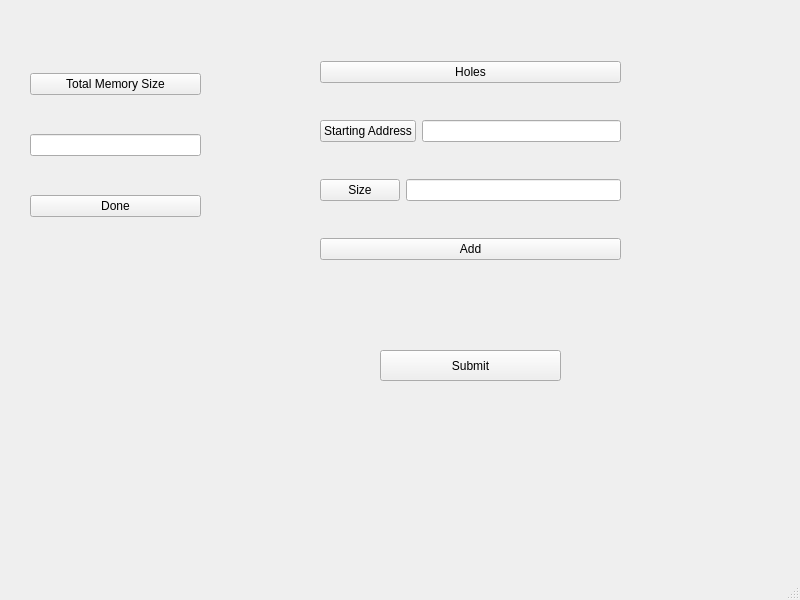
<?xml version="1.0" encoding="UTF-8"?>
<ui version="4.0">
 <class>MainWindow</class>
 <widget class="QMainWindow" name="MainWindow">
  <property name="geometry">
   <rect>
    <x>0</x>
    <y>0</y>
    <width>800</width>
    <height>600</height>
   </rect>
  </property>
  <property name="windowTitle">
   <string>MainWindow</string>
  </property>
  <widget class="QWidget" name="centralwidget">
   <widget class="QPushButton" name="submit">
    <property name="geometry">
     <rect>
      <x>380</x>
      <y>350</y>
      <width>181</width>
      <height>31</height>
     </rect>
    </property>
    <property name="text">
     <string>Submit</string>
    </property>
   </widget>
   <widget class="QWidget" name="layoutWidget">
    <property name="geometry">
     <rect>
      <x>320</x>
      <y>30</y>
      <width>301</width>
      <height>261</height>
     </rect>
    </property>
    <layout class="QVBoxLayout" name="verticalLayout">
     <item>
      <widget class="QPushButton" name="pushButton_3">
       <property name="text">
        <string>Holes</string>
       </property>
      </widget>
     </item>
     <item>
      <layout class="QHBoxLayout" name="horizontalLayout_2">
       <item>
        <widget class="QPushButton" name="pushButton_6">
         <property name="text">
          <string>Starting Address</string>
         </property>
        </widget>
       </item>
       <item>
        <widget class="QLineEdit" name="holes_starting_address"/>
       </item>
      </layout>
     </item>
     <item>
      <layout class="QHBoxLayout" name="horizontalLayout_3">
       <item>
        <widget class="QPushButton" name="pushButton_7">
         <property name="text">
          <string>Size</string>
         </property>
        </widget>
       </item>
       <item>
        <widget class="QLineEdit" name="holes_size"/>
       </item>
      </layout>
     </item>
     <item>
      <widget class="QPushButton" name="pushButton_4">
       <property name="text">
        <string>Add</string>
       </property>
      </widget>
     </item>
    </layout>
   </widget>
   <widget class="QWidget" name="layoutWidget">
    <property name="geometry">
     <rect>
      <x>30</x>
      <y>40</y>
      <width>171</width>
      <height>211</height>
     </rect>
    </property>
    <layout class="QVBoxLayout" name="verticalLayout_3">
     <item>
      <widget class="QPushButton" name="pushButton">
       <property name="text">
        <string>Total Memory Size</string>
       </property>
      </widget>
     </item>
     <item>
      <widget class="QLineEdit" name="total_size"/>
     </item>
     <item>
      <widget class="QPushButton" name="add_total_size">
       <property name="text">
        <string>Done</string>
       </property>
      </widget>
     </item>
    </layout>
   </widget>
  </widget>
  <widget class="QMenuBar" name="menubar">
   <property name="geometry">
    <rect>
     <x>0</x>
     <y>0</y>
     <width>800</width>
     <height>21</height>
    </rect>
   </property>
  </widget>
  <widget class="QStatusBar" name="statusbar"/>
 </widget>
 <resources/>
 <connections/>
</ui>
